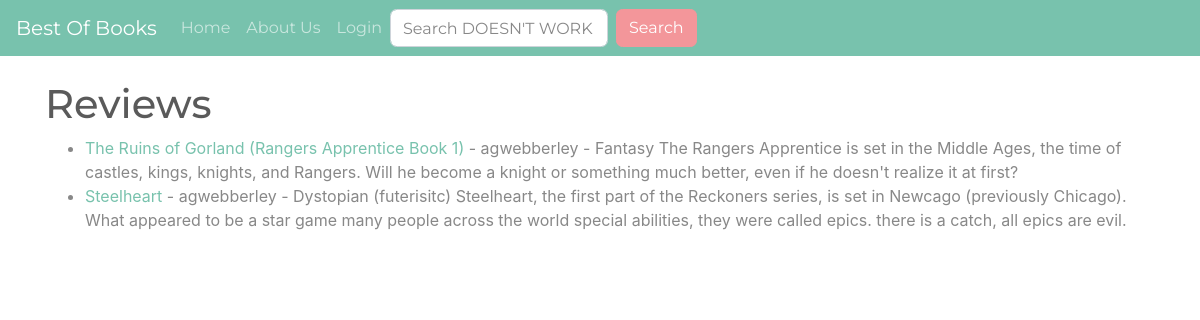
Before: / with the older database file.
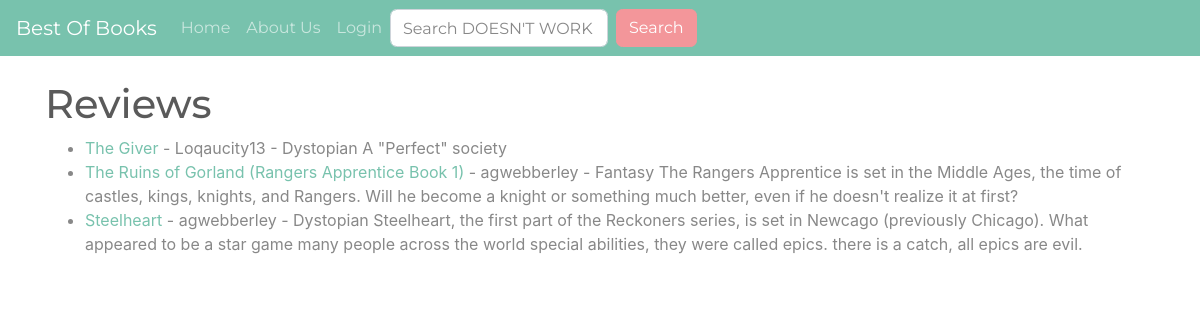
After: the same page with the newer database file.
### mainapp/models.py (models this page shows, shortened)
class Post(models.Model):
	title = models.CharField(max_length=255)
	slug = models.SlugField(max_length=255, null=False, unique=True)
	reviewer = models.ForeignKey(User, on_delete=models.CASCADE)
	author = models.CharField(max_length=255)
	pub_date = models.DateField()
	genre = models.CharField(max_length=255)
	should_know = models.CharField(max_length=500)
	snippit = models.CharField(max_length=255)
	body = models.TextField()

### mainapp/views.py (the view)
# urls.py: path('', HomeView.as_view(), name="home"),
class HomeView(ListView):
	model = Post
	template_name = "home.html"
	ordering = ['-pub_date']

### mainapp/templates/home.html (shortened to what this page needs)
{% extends 'base.html' %}
{% block content %}
<h1>Reviews</h1>
<ul>
{% for post in object_list %}
	<li><a href="{% url 'article-detail' post.slug  %}">{{ post.title }}</a> - {{ post.reviewer }} - {{ post.genre }}
	{{ post.snippit}}</li>
{%endfor%}
</ul>
{% endblock %}

### mainapp/templates/base.html (shortened to what this page needs)
<!DOCTYPE html>
<html lang="en">
  <head>
    <link rel="stylesheet" href="https://bootswatch.com/4/minty/bootstrap.min.css" >
  </head>
  <body>
<nav class="navbar navbar-expand-lg navbar-dark bg-primary">
  <a class="navbar-brand" href="#">Best Of Books</a>
  <div class="collapse navbar-collapse" id="navbarColor01">
    <ul class="navbar-nav mr-auto">
 <a class="nav-link" href="{% url 'home' %}">Home <span class="sr-only">(current)</span></a>
      {% if user.is_authenticated %}
            <li class="nav-item">
        <a class="nav-link" href="{% url 'add_post' %}">Add Post</a>
      </li>
      <li class="nav-item">
        <a class="nav-link" href="{% url 'add_genre' %}">Add Genre</a>
      </li>
            <li class="nav-item">
        <a class="nav-link" href="{% url 'info' %}">Info</a>
      </li>
      <li class="nav-item">
        <a class="nav-link" href="{% url 'logout' %}">Logout</a>
      </li>
      {% else %}
            <li class="nav-item">
        <a class="nav-link" href="{% url 'about' %}">About Us</a>
      </li>
      <li class="nav-item">
        <a class="nav-link" href="{% url 'login' %}">Login</a>
      </li>
      {% endif %}
    <form class="form-inline my-2 my-lg-0">
      <input class="form-control mr-sm-2" type="text" placeholder="Search DOESN'T WORK" name="search">
      <button class="btn btn-secondary my-2 my-sm-0" type="submit" >Search</button>
    </form>
  </div>
</nav>
    <br>
<div class=container>
{% block content %}
{% endblock %}
</div>
  </body>
</html>

Changed rows visible on the page:
added Post: title "The Giver", reviewer "Loqaucity13", genre "Dystopian", snippit "A \"Perfect\" society"
changed Post "Steelheart": genre "Dystopian (futerisitc)" → "Dystopian"
